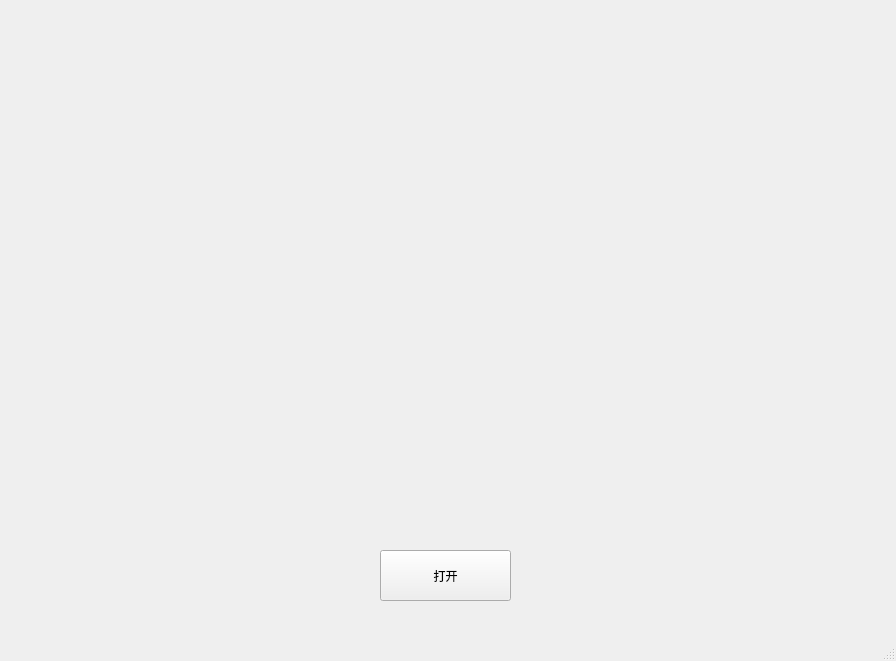
<?xml version="1.0" encoding="UTF-8"?>
<ui version="4.0">
 <class>MainWindow</class>
 <widget class="QMainWindow" name="MainWindow">
  <property name="geometry">
   <rect>
    <x>0</x>
    <y>0</y>
    <width>896</width>
    <height>661</height>
   </rect>
  </property>
  <property name="windowTitle">
   <string>MainWindow</string>
  </property>
  <widget class="QWidget" name="centralwidget">
   <widget class="QPushButton" name="pushButton">
    <property name="geometry">
     <rect>
      <x>380</x>
      <y>550</y>
      <width>131</width>
      <height>51</height>
     </rect>
    </property>
    <property name="styleSheet">
     <string notr="true">font: 16pt &quot;Agency FB&quot;;</string>
    </property>
    <property name="text">
     <string>打开</string>
    </property>
   </widget>
   <widget class="QLabel" name="label">
    <property name="geometry">
     <rect>
      <x>120</x>
      <y>40</y>
      <width>640</width>
      <height>480</height>
     </rect>
    </property>
    <property name="text">
     <string/>
    </property>
   </widget>
  </widget>
  <widget class="QMenuBar" name="menubar">
   <property name="geometry">
    <rect>
     <x>0</x>
     <y>0</y>
     <width>896</width>
     <height>26</height>
    </rect>
   </property>
  </widget>
  <widget class="QStatusBar" name="statusbar"/>
 </widget>
 <resources/>
 <connections>
  <connection>
   <sender>pushButton</sender>
   <signal>clicked()</signal>
   <receiver>MainWindow</receiver>
   <slot>slot1()</slot>
   <hints>
    <hint type="sourcelabel">
     <x>254</x>
     <y>444</y>
    </hint>
    <hint type="destinationlabel">
     <x>181</x>
     <y>455</y>
    </hint>
   </hints>
  </connection>
 </connections>
 <slots>
  <slot>slot1()</slot>
 </slots>
</ui>
